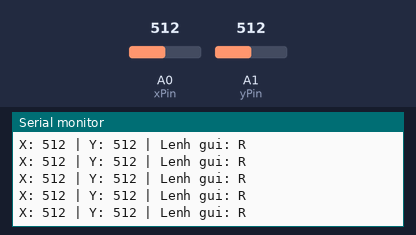
A sketch run on a simulated Arduino Uno, built with avr-gcc and run on an emulated ATmega328P. Shown: the last lines printed to the serial monitor. The inputs (shaded band) are chosen by the test bench; at power-on: A0 (xPin) = 512, A1 (yPin) = 512.

Above: at 1.2 s.
1.3 s: A0 (xPin) set to 396
At 1.36 s:
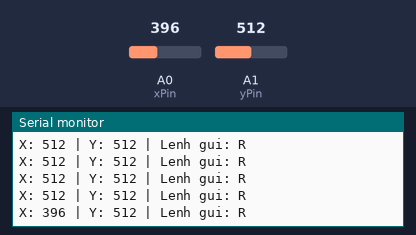
2.8 s: A0 (xPin) set to 367
At 2.89 s:
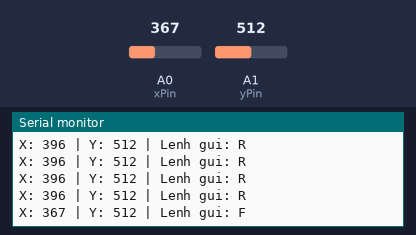
4.7 s: A1 (yPin) set to 397
At 4.72 s:
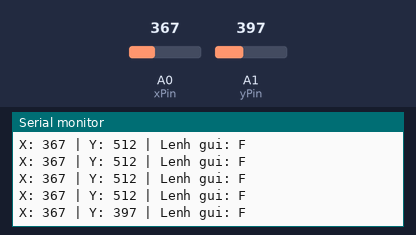
6.2 s: A1 (yPin) set to 371
At 6.25 s:
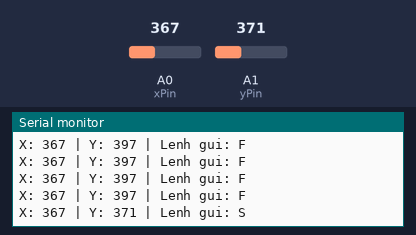
8.1 s: A0 (xPin) set to 291
At 8.18 s:
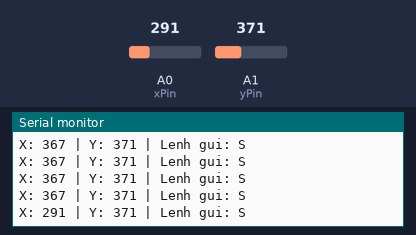
9.6 s: A0 (xPin) set to 264
At 9.61 s:
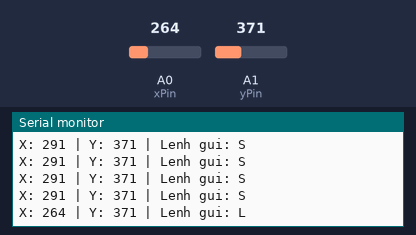

Measured:
- the behaviour switches between 381 and 380 on A0 (xPin) (found by bisection; images 1 and 2)
- the behaviour switches between 381 and 380 on A1 (yPin) (found by bisection; images 3 and 4)
- the behaviour switches between 280 and 279 on A0 (xPin) (found by bisection; images 5 and 6)
- after the input at 1.3 s, the serial monitor: prints a new line after 0.06 s (image 1)
- after the input at 2.8 s, the serial monitor: prints a new line after 0.09 s (image 2)
- after the input at 4.7 s, the serial monitor: prints a new line at once (image 3)
- after the input at 6.2 s, the serial monitor: prints a new line at once (image 4)
- after the input at 8.1 s, the serial monitor: prints a new line after 0.08 s (image 5)
- after the input at 9.6 s, the serial monitor: prints a new line at once (image 6)

The sketch:

GESTURE_TRANSMITTER_CODE.ino
```cpp
#include <SoftwareSerial.h>

SoftwareSerial BTSerial(2, 3); // Chân RX=2, TX=3 kết nối HC-05

const int xPin = A0; // Trục X của cảm biến GY-61
const int yPin = A1; // Trục Y của cảm biến GY-61

void setup() {
  Serial.begin(9600);
  BTSerial.begin(9600);
  Serial.println("TAY CAM DA SAN SANG (F: Tien, B: Lui, L: Trai, R: Phai, S: Dung)...");
}

void loop() {
  int xVal = analogRead(xPin);
  int yVal = analogRead(yPin);
  char command = 'S'; // Mặc định là trạng thái đứng im (Stop)

  // Đọc góc nghiêng để quyết định hướng đi
  // (Lưu ý: Bạn nhớ kiểm tra và căn chỉnh lại 2 con số 280 và 380 cho vừa tay nhé)
  if (xVal < 280) {
    command = 'L'; // Nghiêng tới trước -> Tiến (Forward)
  }
  else if (xVal > 380) {
    command = 'R'; // Nghiêng ra sau -> Lùi (Backward)
  }
  else if (yVal < 280) {
    command = 'B'; // Nghiêng trái -> Rẽ trái (Left)
  }
  else if (yVal > 380) {
    command = 'F'; // Nghiêng phải -> Rẽ phải (Right)
  }

  // Gửi lệnh qua Bluetooth
  BTSerial.print(command);

  // In ra Serial Monitor để debug
  Serial.print("X: "); Serial.print(xVal);
  Serial.print(" | Y: "); Serial.print(yVal);
  Serial.print(" | Lenh gui: "); Serial.println(command);

  delay(100); // Khoảng nghỉ nhỏ tránh nghẽn dữ liệu
}
```
